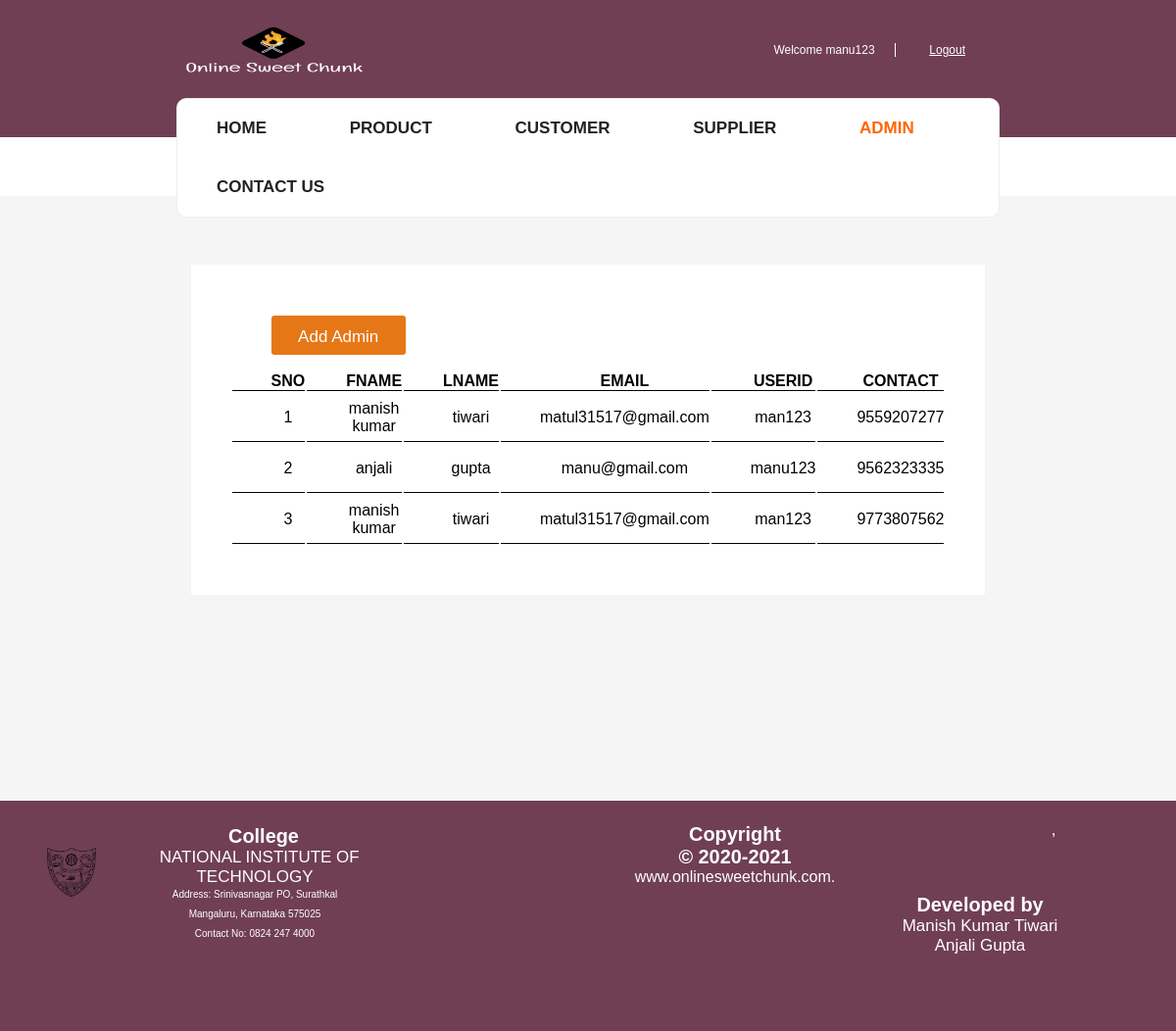
The page /admin/admin.php (signed in) on the database its author committed.
### tables this page shows
CREATE TABLE IF NOT EXISTS `contact` (
  `CONTACT` varchar(20) DEFAULT NULL,
  `EMAIL` varchar(30) DEFAULT NULL
);

CREATE TABLE IF NOT EXISTS `registration` (
  `FNAME` varchar(20) NOT NULL,
  `LNAME` varchar(20) DEFAULT NULL,
  `EMAIL` varchar(30) NOT NULL,
  `UNAME` varchar(20) NOT NULL,
  `PASSWORD` varchar(20) NOT NULL,
  `status` varchar(20) NOT NULL
);

### admin/admin.php (the view, shortened to what this page needs)
<?php include("dbconnect.php");?>
<?php include("header.php"); ?>
<nav id="menu">
<div class="menu">
			<ul>
				<li><a href="home.php" style="border:none;">Home</a></li>
				<li><a href="product.php" style="border:none;">Product</a></li>
				<li><a href="customer.php" style="border:none;">Customer</a></li>
				<li ><a href="supplier.php" style="border:none;">Supplier</a></li>
				<li ><a href="Admin.php" style="border:none;" class="active">Admin</a></li>
				<li ><a href="contact.php" style="border:none;">Contact Us</a></li>
			</ul>
			</div>
		</nav>
		</header>
<div id="body" style="padding:0; margin-top:-62px;">
<br>
<br>
<br>
<div id="container" style="border:none;">
			<table id="table">
			<thead>
			<tr style="border:none; padding-bottom:5px;">
			<th colspan="7" style="border:none; padding-bottom:15px;text-align:left;">
			<button type="button" style="width:20%; height:40px;border:none;cursor:pointer; color:white; background-color:#e67716;" class="btn btn-add" onclick="window.location.href='addadmin.php';">Add Admin</button>
			</th>
			</tr>
			 <tr>
			 <th>
			 SNO
			 </th>
			 <th>
			 FNAME
			 </th>
			 <th>
			 LNAME
			 </th>
			 <th>
			 EMAIL
			 </th>
			 <th>
			  USERID
			 </th>
			 <th>
			  CONTACT
			 </th>
			 </tr>
			</thead>
			<tbody>
			<?php
                       $query ="select r.fname  , r.lname, r.email ,r.uname, c.contact from registration r , contact c where r.email=c.email and status='admin'";
			       $result=mysqli_query($con,$query);
                    $sno=0;
                        while ($row = mysqli_fetch_assoc($result)) {
                            echo "<tr><form action='update.php' method='post'>";
							echo '<td>'.++$sno.'</td>';
                            echo '<td>'. $row['fname'].'</td>';
                               echo '<td>'. $row['lname'].'</td>';
								echo '<td>'. $row['email'].'</td>';
							    echo '<td>'. $row['uname'].'</td>';
								echo '<td>'. $row['contact'].'</td>';
                           echo '</tr> </form> ';
						}
			?>
			</tbody>
			</table>
			</div>
			<br>
		<br>
		<br>
         <br>
		 <br>
		 <br>
		 <br>
		  <br>
		 <br>
		 <br>
		</div>
<?php
include("footer.php");
?>

### admin/index.css (style rules this page uses)
body { margin:0; padding:0; font-family: sans-serif; }
#body { overflow:hidden; background: #f5f5f5; }
#body #container { color:#b13c68; margin:0 20px; padding:10px 20px; overflow:hidden; }

### admin/header.css (style rules this page uses)
* { padding: 0; margin:0; }
body { font-family: 'Roboto', sans-serif; }
nav .menu { width: 70%; margin: 0 auto; background-color: #fff; border: 1px solid #eee; border-radius: 10px ; position: relative; top:-40px; display: flex; justify-content: center; }
nav .menu ul { width: 100%; }
nav .menu ul li, nav .menu ul li .input-group { display: inline-block; }
nav .menu ul li { padding: 20px 15px; font-weight: bold; }
nav .menu ul li a { margin: 0 25px; text-decoration: none; color:#222; text-transform: uppercase; }
nav .menu ul li a.active { color: #ff6600; }

### admin/table.css (style rules this page uses)
#table { margin:0 auto; // border-bottom:1px solid black; background:#fff; padding:50px 40px; width:10%; }
th { border-bottom:1px solid black; padding-left:40px; height:20px; }
td { border-bottom:1px solid black; padding-left:40px; height:50px; text-align:center; }

### user/checkout.css (style rules this page uses)
body { font-family: :Arial, Helvetica, sans-serif; font-size: 17px; padding: 8px; }
* { box-sizing: border-box; }
.btn { background-color: #4CAF50; color: white; padding: 12px; border: none; width: 100%; border-radius: 3px; cursor: pointer; font-size: 17px; }
a { border:1px solid lightgray; }

### user/registration_main.css (style rules this page uses)
* { margin: 0; padding: 0; font-family: sans-serif; }

### user/about.css (style rules this page uses)
* { margin:0; padding: 0; font-family: sans-serif; }

### rows shown on the page
contact: registration.FNAME "manish kumar", registration.LNAME "tiwari", registration.EMAIL "matul31517@gmail.com", registration.UNAME "man123", CONTACT "9559207277"
contact: registration.FNAME "anjali", registration.LNAME "gupta", registration.EMAIL "manu@gmail.com", registration.UNAME "manu123", CONTACT "9562323335"
contact: registration.FNAME "manish kumar", registration.LNAME "tiwari", registration.EMAIL "matul31517@gmail.com", registration.UNAME "man123", CONTACT "9773807562"

### other values the page prints
$_SESSION['uname'] "manu123"
